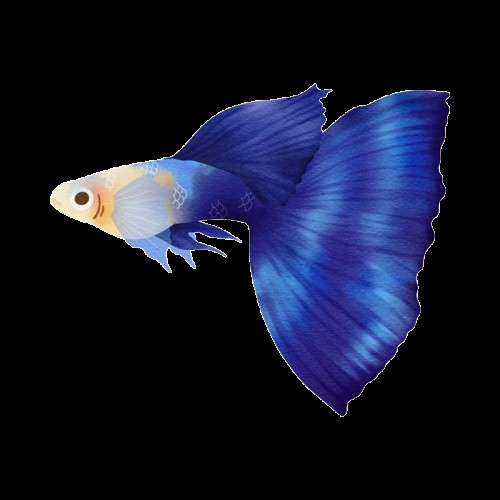
#> input picture python/jobsheet9/img/guppyBiru.png, 500 x 500 px, found by its file name
$ python 9.7lingkaranPembatas.py
#> lines starting #> are read from the running program, lines starting #| are printed output that depends on the picture; after the words box and inside, x2 and y2 are one past the last pixel; in counts of white or black regions, pixels touching at a corner belong together
import cv2
import numpy as np

path_gambar = r'python\jobsheet9\img\guppyBiru.png'
citra = cv2.imread(path_gambar, 0)
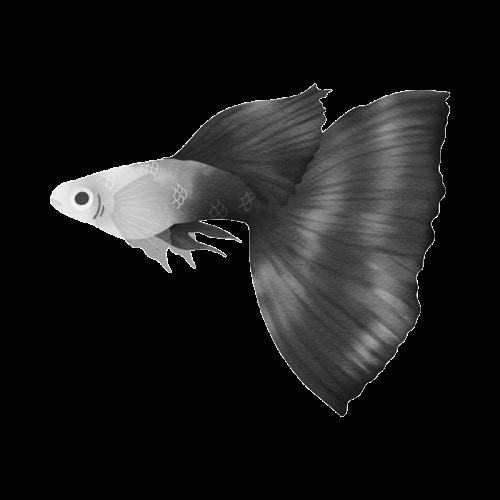
#> citra: shape (500, 500); min 0, max 255, mean 24.8
citraBerwarna = cv2.cvtColor(citra, cv2.COLOR_GRAY2BGR)
kontur, hierarki = cv2.findContours(citra, cv2.RETR_EXTERNAL, cv2.CHAIN_APPROX_NONE)
#> kontur = 1 contour; box (x1, y1, x2, y2) and area: (50, 83, 450, 417) 65862

if kontur:
    (x, y), radius = cv2.minEnclosingCircle(kontur[0])
#> x = 267.2; y = 211.9; radius = 217.8
    pusat = (int(x), int(y))
#> pusat = (267, 211)
    radius = int(radius)
#> radius = 217
    cv2.circle(citraBerwarna, pusat, radius, (255, 255, 0), 2)
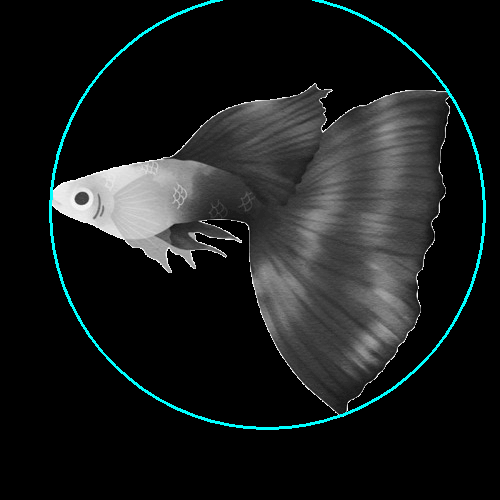
#> citraBerwarna: shape (500, 500, 3); mean B, G, R 28.5, 28.5, 24.8

    cv2.imshow("Hasil", citraBerwarna)
    cv2.waitKey(0)
    cv2.destroyAllWindows()
else:
    print("Tidak ada kontur yang ditemukan.")

$ run again, with python/jobsheet9/img/guppyKuning.png copied over python/jobsheet9/img/guppyBiru.png
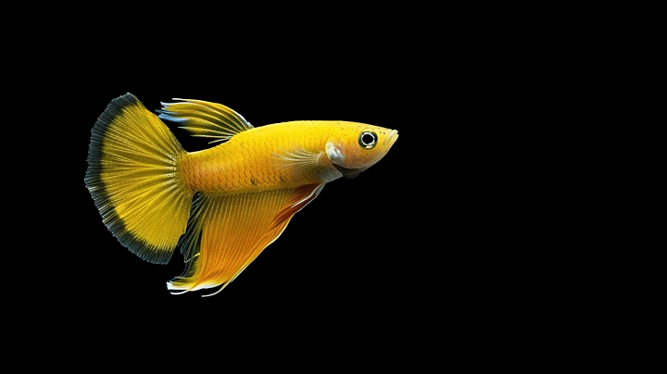
#> input picture python/jobsheet9/img/guppyKuning.png, 667 x 374 px, found by its file name
#> `citra = cv2.imread(path_gambar, 0)`:
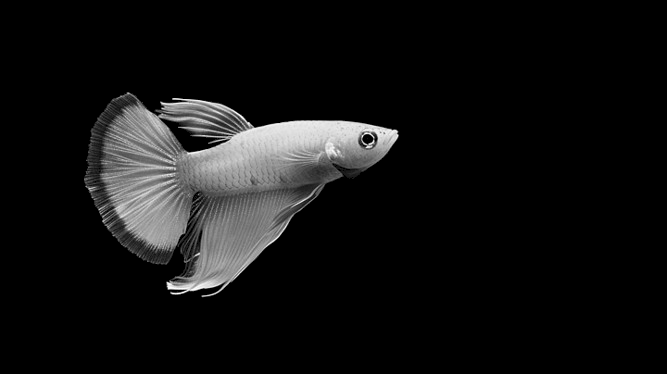
#> citra: shape (374, 667); min 0, max 255, mean 18.3
#> kontur = 1 contour; box (x1, y1, x2, y2) and area: (84, 92, 399, 298) 36358
#> `(x, y), radius = cv2.minEnclosingCircle(kontur[0])`: x = 241; y = 156.5; radius = 159.1
#> pusat = (241, 156)
#> `radius = int(radius)`: radius = 159
#> `cv2.circle(citraBerwarna, pusat, radius, (255, 255, 0), 2)`:
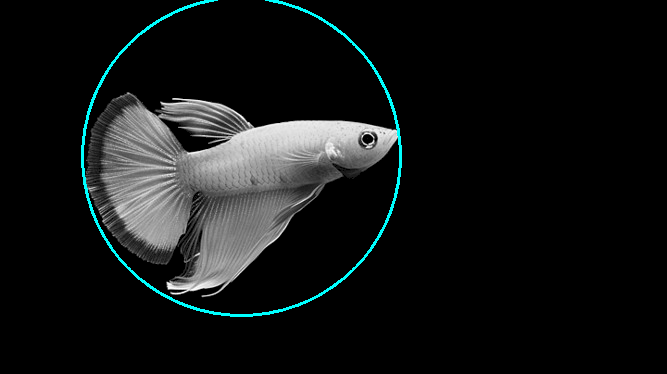
#> citraBerwarna: shape (374, 667, 3); mean B, G, R 21.1, 21.1, 18.2
